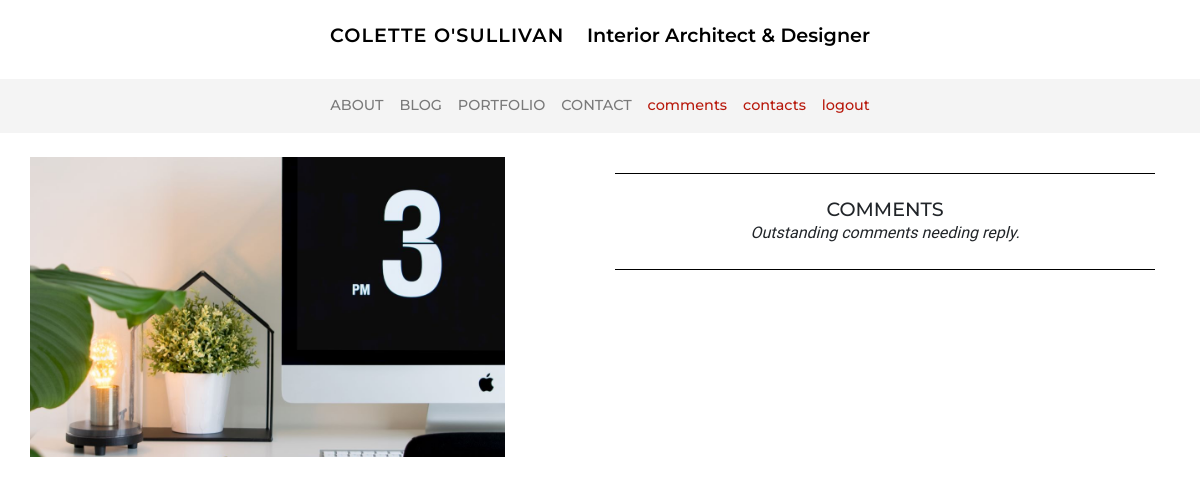
The page /blog/comments/ (signed in) on the database as committed earlier.
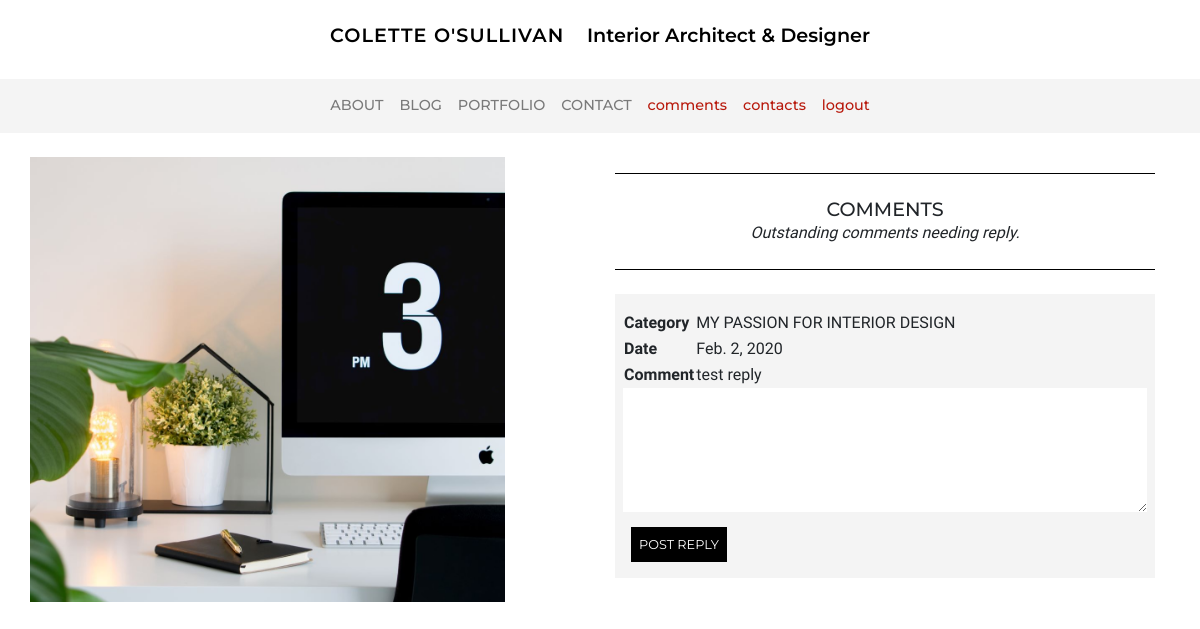
The same page on the database as committed later.
### blog/models.py (models this page shows, shortened)
class Comment(models.Model):
    blog = models.ForeignKey('Blog', on_delete=models.CASCADE, related_name='comments')
    date = models.DateField(default=timezone.now)
    content = models.TextField() # don't want this to blank ever
    reply = models.TextField(blank=True)

class Blog(models.Model):
    category = models.ForeignKey('Category', on_delete=models.CASCADE, related_name='blogs') # no null !!!
    title = models.CharField(max_length=50) # char blank - no blank
    date = models.DateField(default=timezone.now) # auto
    image = models.ImageField(default='blog_default.jpg', upload_to='blog_images') # image blank
    content = models.TextField(blank=True) # text blank
    order = models.IntegerField(null=True, blank=True) # null ok - should not be required in form!!!
    exclude = models.BooleanField(default=False) # yes no
    home = models.BooleanField(default=False)

### blog/views.py (the view)
# urls.py: path('comments/', views.comments, name='comments'),
@login_required
def comments(request, pk=None):
    comments = Comment.objects.filter(reply='').order_by('id') #order by oldest without reply
    form = ReplyForm()
    if pk:
        comment = Comment.objects.get(pk=pk)
    if request.method == 'POST':
        form = ReplyForm(request.POST, instance=comment) # POST the form data
        if form.is_valid():
            form.save()
            messages.success(request, f'Reply posted')
            return redirect('comments')
    context = {'title': 'Comments', 'comments': comments, 'form': form}
    return render(request, 'blog/comments.html', context)

### blog/forms.py
class ReplyForm(forms.ModelForm):
    class Meta:
        model = Comment
        fields = ['reply']
        labels = {'reply': _(''),}
        widgets = {'reply': Textarea(attrs={'rows':5, 'class': 'textarea-style'}),}

### blog/templates/blog/comments.html (shortened to what this page needs)
{% extends 'base.html' %}
{% block content %}
{% include 'include.html' with tagline='Outstanding comments needing reply.' %}
{% for comment in comments %}
<div class="bg-color--stone mb-4 p-2">
    <table class="mt-2">
        <tr>
            <td><strong>Category</strong></td>
            <td>{{ comment.blog.title }}</td>
        </tr>
        <tr>
            <td><strong>Date</strong></td>
            <td>{{ comment.date }}</td>
        </tr>
        <tr>
            <td><strong>Comment</strong></td>
            <td>{{ comment.content}}</td>
        </tr>
    </table>
    <form method="POST" action="{% url 'comments' comment.pk %}">
        {{ form }}
        <button type="submit">POST REPLY</button>
    </form>
</div>
{% endfor %}
</div>
</section>
{% endblock %}

Rows that differ between the two databases and show on the page:
added Comment: blog "MY PASSION FOR INTERIOR DESIGN", date "Feb. 2, 2020", content "test reply"
